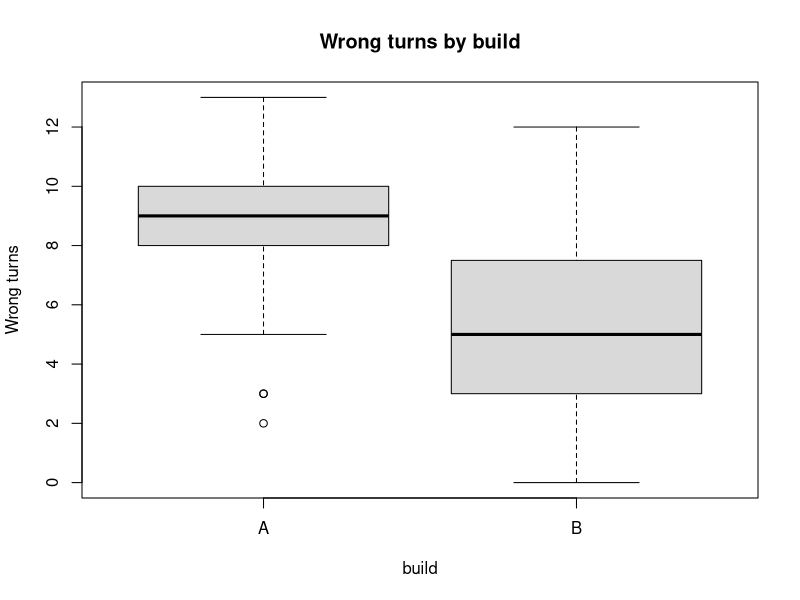
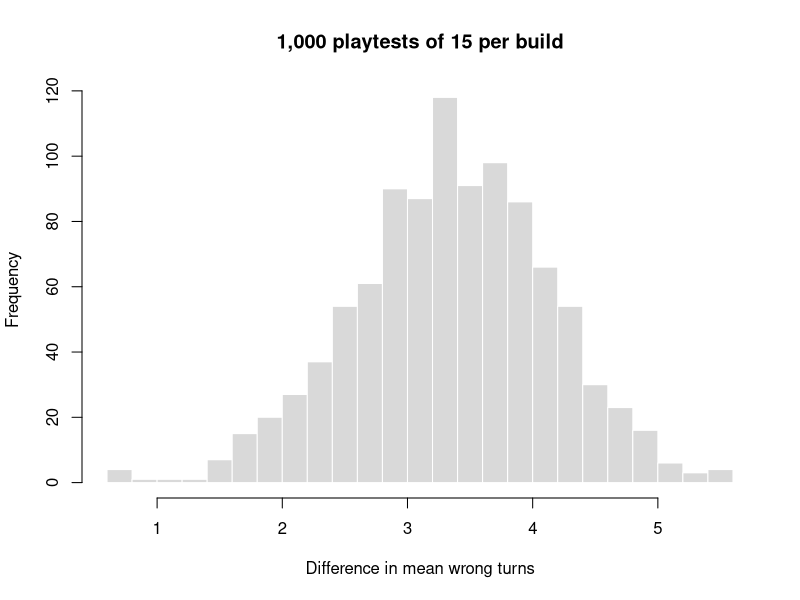
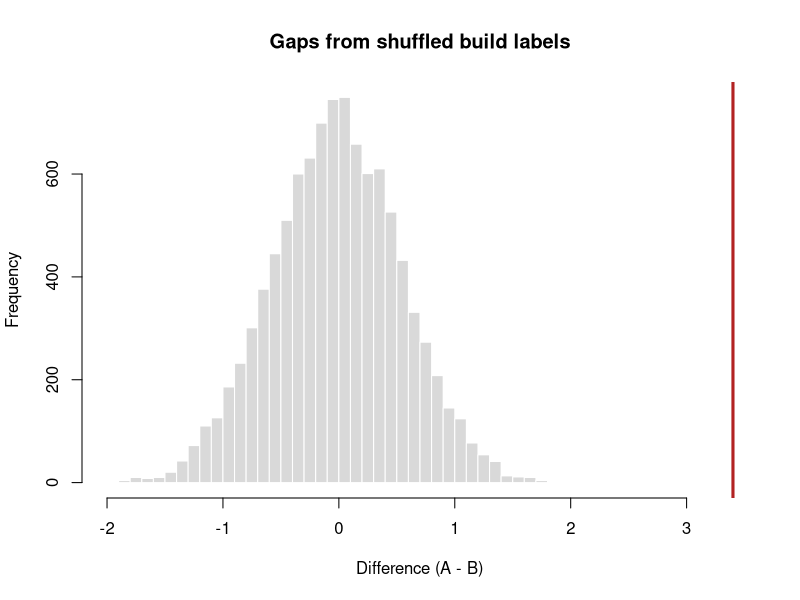

The R script that drew these images, in order:
## ---- chunk 1
#| label: d1-read
library(readr)
library(dplyr)

# trim_ws = FALSE: see the stray spaces Excel would see. read_csv hides them.
raw <- read_csv("data/tidebreak_sessions_raw.csv",
                trim_ws = FALSE, show_col_types = FALSE)
nrow(raw)   # 120 sessions were played
## ---- chunk 2
#| label: d1-dupes
nrow(raw) - nrow(distinct(raw))              # rows repeating every column
raw |> count(session_id) |> filter(n > 1)    # keys appearing twice: the same ones

clean <- raw |> distinct()                   # keep the first copy of each
nrow(clean)
## ---- chunk 3
#| label: d1-labels
clean |> count(cohort)   # spaces and capitals make extra "cohorts"

clean <- clean |> mutate(cohort = tolower(trimws(cohort)))
clean |> count(cohort)   # always check the fix by counting again
## ---- chunk 4
#| label: d1-gaps
colSums(is.na(clean))   # blanks per column

# Split the blank session lengths by something that might explain them.
clean |>
  filter(is.na(session_minutes)) |>
  count(build, quit_reason)
## ---- chunk 5
#| label: d1-complete
kept <- clean[complete.cases(clean), ]   # "just drop the NAs", as people often do
nrow(kept)

clean |> filter(quit_reason == "Frustrated") |> count(build)   # before
kept  |> filter(quit_reason == "Frustrated") |> count(build)   # after
## ---- chunk 6
#| label: d1-verbs
# The pipe passes the left-hand result in as the first argument on the right.
clean |>
  filter(build == "A", quit_reason == "Frustrated") |>
  mutate(logged = !is.na(session_minutes)) |>
  select(session_id, cohort, session_minutes, logged) |>
  arrange(session_minutes) |>
  head(4)
## ---- chunk 7
#| label: d1-same
# Split by build, apply each summary, combine into one row per build.
clean |>
  group_by(build) |>
  summarise(n          = n(),
            mean_wrong = mean(wrong_turns),
            missing    = sum(is.na(session_minutes)))
## ---- chunk 8
#| label: d2-look
#| fig-alt: "Boxplots of wrong turns by build. Build A's box sits around 8 to 10; Build B's is lower, around 3 to 7.5."
# The complete export: same sessions, logging fault fixed.
sessions <- read_csv("data/tidebreak_sessions.csv", show_col_types = FALSE)

boxplot(wrong_turns ~ build, data = sessions,
        main = "Wrong turns by build", ylab = "Wrong turns", col = "grey85")
## ---- chunk 9
#| label: d2-resample
# Pretend we could only afford 15 sessions per build. Draw five such playtests.
set.seed(8015)
replicate(5, {
  a <- sample(sessions$wrong_turns[sessions$build == "A"], 15)
  b <- sample(sessions$wrong_turns[sessions$build == "B"], 15)
  mean(a) - mean(b)  # the difference this playtest would have reported
})
## ---- chunk 10
#| label: d2-sampling
#| fig-alt: "Histogram of 1,000 simulated playtest differences in mean wrong turns, each from 15 sessions per build. It is bell-shaped, centred near 3.4, and spreads from about 0.5 to 5.5."
# Now a thousand of them: the sampling distribution of the difference.
set.seed(8015)
diffs <- replicate(1000, {
  a <- sample(sessions$wrong_turns[sessions$build == "A"], 15)
  b <- sample(sessions$wrong_turns[sessions$build == "B"], 15)
  mean(a) - mean(b)
})
hist(diffs, breaks = 30, col = "grey85", border = "white",
     main = "1,000 playtests of 15 per build", xlab = "Difference in mean wrong turns")
sd(diffs)  # the standard error, seen directly
## ---- chunk 11
#| label: d2-shuffle
#| fig-alt: "Bell-shaped histogram of 10,000 shuffled gaps in mean wrong turns, centred on zero and running from about minus 2 to plus 2, with a red line at the real gap of 3.4 far to the right of every bar."
# If the build made no difference, its label would be arbitrary. Shuffle it.
gap <- function(y, g) mean(y[g == "A"]) - mean(y[g == "B"])
observed <- gap(sessions$wrong_turns, sessions$build)

set.seed(1)
shuffled <- replicate(10000, gap(sessions$wrong_turns, sample(sessions$build)))

hist(shuffled, breaks = 40, col = "grey85", border = "white",
     xlim = range(c(shuffled, observed)),
     main = "Gaps from shuffled build labels", xlab = "Difference (A - B)")
abline(v = observed, col = "firebrick", lwd = 3)

mean(abs(shuffled) >= abs(observed))  # the p-value: share of shuffles this extreme
## ---- chunk 12
#| label: d2-ttest
# Different players on each build, so the independent-samples test.
result <- t.test(wrong_turns ~ build, data = sessions)
result

result$estimate  # 1-2. what happened, and how large?
result$conf.int  # 3. how uncertain? read this before the p-value
result$p.value   # 4. could a gap this big be chance alone?
## ---- chunk 13
#| label: d2-paired
paired <- read_csv("data/tidebreak_paired.csv", show_col_types = FALSE)

# Paired: each player compared with themselves, so player skill cancels out.
t.test(paired$wrong_turns_a, paired$wrong_turns_b, paired = TRUE)$conf.int

# Same data, wrongly treated as two separate groups: a much wider interval.
t.test(paired$wrong_turns_a, paired$wrong_turns_b)$conf.int
## ---- chunk 14
#| label: d2-difficulty
# Build B was rated harder, and the result is significant...
harder <- t.test(difficulty ~ build, data = sessions)
harder

# ...but the players did not actually die more.
t.test(deaths ~ build, data = sessions)$p.value
